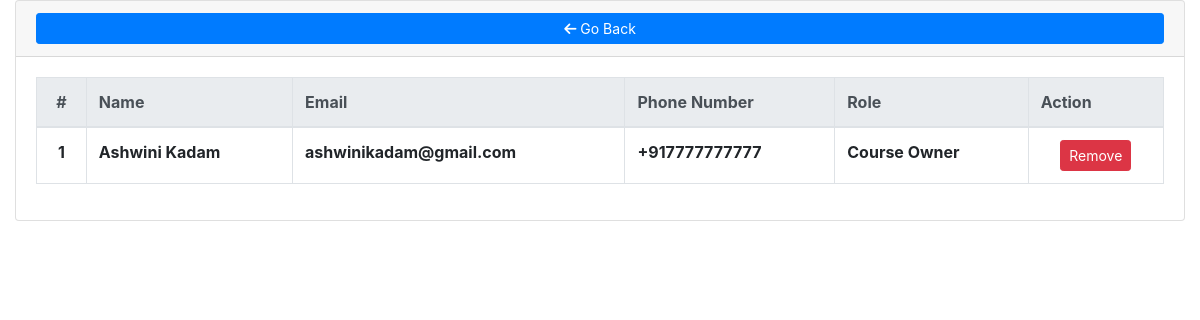
Page /studentsregistered.php?course_id=3 on the earlier database version.
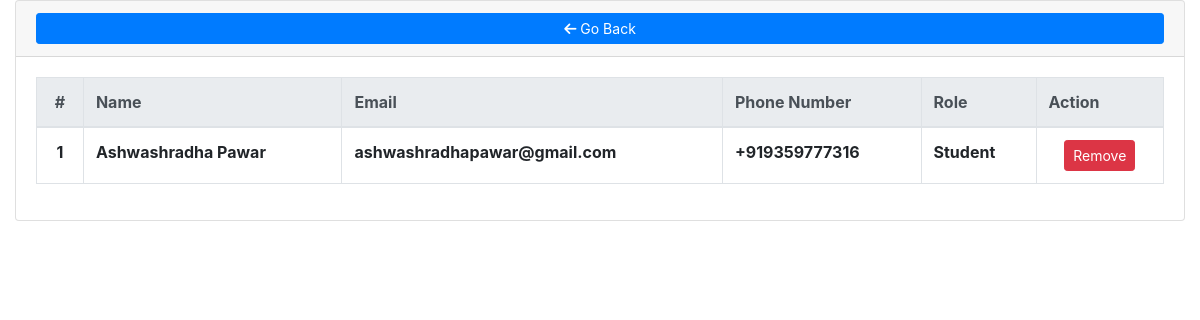
Same page on the later database version.
### tables this page shows
CREATE TABLE `studentcourseregistered` (
  `id` int(11) NOT NULL,
  `course_id` int(11) NOT NULL,
  `user_id` int(11) NOT NULL
);

CREATE TABLE `users_database` (
  `user_id` int(11) NOT NULL,
  `name` varchar(200) NOT NULL,
  `email` varchar(200) NOT NULL,
  `password` varchar(200) NOT NULL,
  `user_type` int(11) NOT NULL,
  `phone_number` varchar(200) NOT NULL,
  `address` varchar(200) NOT NULL,
  `facebook` text NOT NULL,
  `instagram` text NOT NULL,
  `linkedin` text NOT NULL,
  `twitter` text NOT NULL,
  `github` text NOT NULL,
  `profile_information` text NOT NULL,
  `recent_activities` text NOT NULL,
  `created_on` datetime NOT NULL DEFAULT current_timestamp()
);

### studentsregistered.php (the view, shortened to what this page needs)
<?php
    include 'db_connect.php';
?>
<!DOCTYPE html>
<html>
<head>
    <link rel="stylesheet" href="https://cdnjs.cloudflare.com/ajax/libs/font-awesome/6.0.0-beta3/css/all.min.css">
    <link rel="stylesheet" href="https://stackpath.bootstrapcdn.com/bootstrap/4.6.0/css/bootstrap.min.css">
</head>
<body>
    <div class="col-lg-12">
        <div class="card card-outline card-success">
            <div class="card-header">
                <div class="card-tools">
                    <a class="btn btn-block btn-sm btn-primary btn-flat" href="./index.php?page=course">
                        <i class="fa fa-arrow-left"></i> Go Back
                    </a>
                </div>
            </div>
            <div class="card-body">
                <div class="table-responsive">
                    <?php
                            $i = 1;
                            $course_id = isset($_GET['course_id']) ? $_GET['course_id'] : 0;
                            $type = array('', "Admin", "Course Owner", "Student");
                            $count_qry = $conn->query("
                                SELECT COUNT(*) AS total_students
                                FROM studentcourseregistered
                                WHERE course_id = $course_id
                            ");
                            $count_row = $count_qry->fetch_assoc();
                            $total_students = $count_row['total_students'];
                            $qry = $conn->query("
                                SELECT u.*, scr.course_id
                                FROM users_database u
                                INNER JOIN studentcourseregistered scr
                                    ON scr.user_id = u.user_id
                                    WHERE scr.course_id = $course_id
                            ");
                            ?>
                    <?php if($total_students > 0): ?>
                        <table class="table table-hover table-bordered" id="sortableTable">
                            <thead class="thead-light">
                                <tr>
                                    <th class="text-center" onclick="sortTable(0)">#</th>
                                    <th onclick="sortTable(1)">Name</th>
                                    <th onclick="sortTable(2)">Email</th>
                                    <th onclick="sortTable(3)">Phone Number</th>
                                    <th onclick="sortTable(4)">Role</th>
                                    <th>Action</th>
                                </tr>
                            </thead>
                            <tbody>
                                <?php while ($row = $qry->fetch_assoc()): ?>
                                <tr>
                                    <th class="text-center"><?php echo $i++ ?></th>
                                    <td><b><?php echo ucwords($row['name']) ?></b></td>
                                    <td><b><?php echo $row['email'] ?></b></td>
                                    <td><b><?php echo $row['phone_number'] ?></b></td>
                                    <td><b><?php echo $type[$row['user_type']] ?></b></td>
                                    <td class="text-center">
                                        <button type="button" class="btn btn-sm btn-danger remove_user"
                                            data-id="<?php echo $row['user_id'] ?>"
                                            data-courseid="<?php echo $row['course_id'] ?>">
                                            Remove
                                        </button>
                                    </td>
                                </tr>
                                <?php endwhile; ?>
                            </tbody>
                        </table>
                    <?php endif;?>
                </div>
            </div>
        </div>
    </div>
</body>
</html>

Differences in the rows shown:
changed studentcourseregistered: user.name "Ashwini Kadam" → "Ashwashradha Pawar"; user.email "ashwinikadam@gmail.com" → "ashwashradhapawar@gmail.com"; user.phone_number "+917777777777" → "+919359777316"; user.user_type "Course Owner" → "Student"
